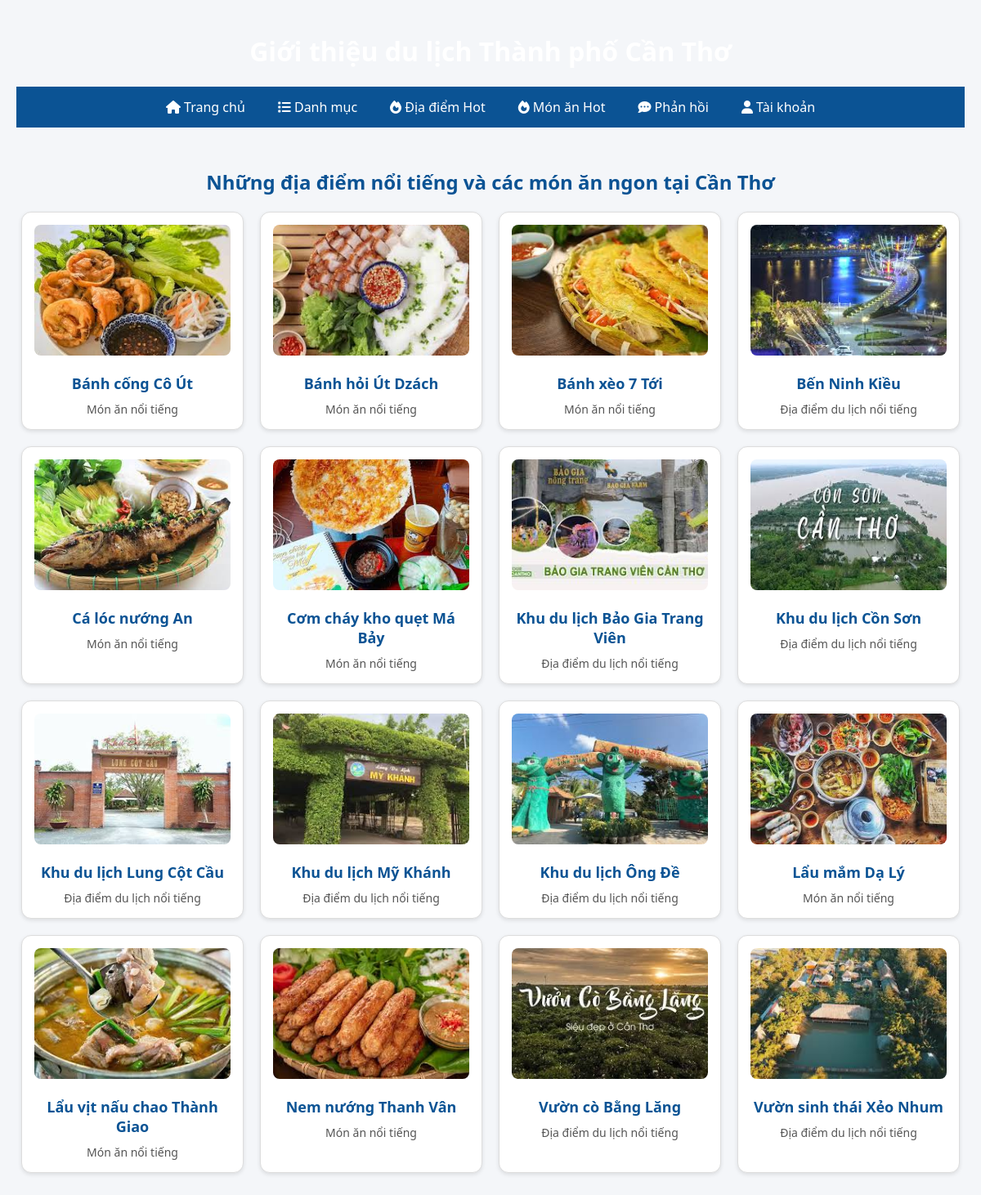
The app's page /Dulich/index.php with its own data.
### tables this page shows
CREATE TABLE `mon_an` (
  `id` int(11) NOT NULL,
  `ten` varchar(255) DEFAULT NULL,
  `mo_ta` text DEFAULT NULL,
  `mo_ta_chi_tiet` text DEFAULT NULL,
  `hinh_anh` varchar(255) DEFAULT NULL,
  `noi_bat` tinyint(1) DEFAULT 0,
  `link_map` varchar(255) DEFAULT NULL,
  `dia_chi` varchar(255) DEFAULT NULL
);

CREATE TABLE `dia_diem` (
  `id` int(11) NOT NULL,
  `ten` varchar(255) DEFAULT NULL,
  `mo_ta` text DEFAULT NULL,
  `mo_ta_chi_tiet` text DEFAULT NULL,
  `hinh_anh` varchar(255) DEFAULT NULL,
  `noi_bat` tinyint(1) DEFAULT 0,
  `link_map` varchar(255) DEFAULT NULL,
  `dia_chi` text DEFAULT NULL
);

### Dulich/trangchu.php (the view, shortened to what this page needs)
<?php
include("config.php");
include("header.php");
$data = [];
$result_diadiem = $conn->query("SELECT id, ten, mo_ta, hinh_anh, 'dia_diem' AS loai FROM dia_diem");
while ($row = $result_diadiem->fetch_assoc()) {
    $data[] = $row;
}
$result_monan = $conn->query("SELECT id, ten, mo_ta, hinh_anh, 'mon_an' AS loai FROM mon_an");
while ($row = $result_monan->fetch_assoc()) {
    $data[] = $row;
}
usort($data, function ($a, $b) {
    return strcasecmp($a['ten'], $b['ten']);
});
?>
<!DOCTYPE html>
<html lang="vi">
<head>
    <link rel="stylesheet" href="style.css">
</head>
<body>
<div class="main-content">
    <h2>Những địa điểm nổi tiếng và các món ăn ngon tại Cần Thơ</h2>
    <ul class="places-list">
        <?php foreach ($data as $row): ?>
            <li>
                <img src="<?= htmlspecialchars($row['hinh_anh']); ?>" alt="<?= htmlspecialchars($row['ten']); ?>">
                <strong><?= htmlspecialchars($row['ten']); ?></strong>
                <p><?= htmlspecialchars($row['mo_ta']); ?></p>
            </li>
        <?php endforeach; ?>
    </ul>
</div>
</body>
</html>

### Dulich/index.php (shortened to what this page needs)
<!DOCTYPE html>
<html lang="vi">
<head>
  <link rel="stylesheet" href="style.css">
</head>
<body>
    <?php include("trangchu.php"); ?>
</body>
</html>

### Dulich/header.php (shortened to what this page needs)
<!DOCTYPE html>
<html lang="vi">
<head>
  <link rel="stylesheet" href="style.css">
  <link rel="stylesheet" href="https://cdnjs.cloudflare.com/ajax/libs/font-awesome/6.7.2/css/all.min.css">
</head>
<body>
<div class="header">
  <h1>Giới thiệu du lịch Thành phố Cần Thơ</h1>
  <ul class="menu">
    <li><a href="trangchu.php"><i class="fa fa-home"></i> Trang chủ</a></li>
    <li class="dropdown">
      <a href="#"><i class="fa fa-list"></i> Danh mục</a>
    </li>
    <li><a href="hot_dia_diem.php"><i class="fa fa-fire"></i> Địa điểm Hot</a></li>
    <li><a href="hot_mon_an.php"><i class="fa fa-fire"></i> Món ăn Hot</a></li>
    <li><a href="phanhoi.php"><i class="fa fa-comment-dots"></i> Phản hồi</a></li>
    <?php if (isset($_SESSION['username'])): ?>
        <?php if ($_SESSION['role'] === 'admin'): ?>
            <li><a href="admin.php"><i class="fa fa-user"></i> Admin</a></li>
        <?php elseif ($_SESSION['role'] === 'user'): ?>
            <li><a href="user.php"><i class="fa fa-user"></i> <?php echo htmlspecialchars($_SESSION['username']); ?></a></li>
        <?php endif; ?>
        <li><a href="logout.php"><i class="fa fa-sign-out-alt"></i> Đăng xuất</a></li>
    <?php else: ?>
        <li><a href="login.php"><i class="fa fa-user"></i> Tài khoản</a></li>
    <?php endif; ?>
  </ul>
</div>

### Dulich/style.css (style rules this page uses)
body { font-family: 'Segoe UI', Tahoma, Geneva, Verdana, sans-serif; margin: 0; padding: 0; background: #f4f6f9; }
.header { background: linear-gradient(to right, #0b5394); color: white; padding: 20px; text-align: center; }
.menu { display: flex; justify-content: center; list-style: none; background-color: #0b5394; margin: 0; padding: 0; }
.menu li { position: relative; }
.menu > li > a { display: block; color: white; padding: 14px 20px; text-decoration: none; transition: background 0.3s; }
.main-content { max-width: 1200px; margin: 30px auto; padding: 0 20px; }
.main-content h2 { text-align: center; color: #0b5394; margin-bottom: 20px; }
.main-content ul { list-style: none; padding: 0; display: flex; flex-wrap: wrap; gap: 20px; justify-content: center; }
.main-content ul li { background: white; border: 1px solid #ddd; padding: 15px; width: 240px; border-radius: 12px; transition: transform 0.3s, box-shadow 0.3s; display: flex; flex-direction: column; align-items: center; }
.main-content ul li img { width: 100%; height: 160px; object-fit: cover; border-radius: 8px; margin-bottom: 12px; }
.main-content ul li strong { font-size: 18px; color: #0b5394; margin: 10px 0 5px; }
.main-content ul li p { margin: 5px 0 0; color: #555; font-size: 14px; text-align: justify; }
.places-list { display: grid; grid-template-columns: repeat(auto-fill, minmax(250px, 1fr)); gap: 20px; list-style: none; padding: 0; }
.places-list li { border: 1px solid #ddd; padding: 15px; text-align: center; border-radius: 8px; background: #fff; box-shadow: 0 2px 5px rgba(0,0,0,0.1); }
.places-list img { width: 100%; max-height: 180px; object-fit: cover; border-radius: 6px; }

### records on screen
mon_an: hinh_anh (picture), ten "Bánh cống Cô Út", mo_ta "Món ăn nổi tiếng"
mon_an: hinh_anh (picture), ten "Bánh hỏi Út Dzách", mo_ta "Món ăn nổi tiếng"
mon_an: hinh_anh (picture), ten "Bánh xèo 7 Tới", mo_ta "Món ăn nổi tiếng"
dia_diem: hinh_anh (picture), ten "Bến Ninh Kiều", mo_ta "Địa điểm du lịch nổi tiếng"
mon_an: hinh_anh (picture), ten "Cá lóc nướng An", mo_ta "Món ăn nổi tiếng"
mon_an: hinh_anh (picture), ten "Cơm cháy kho quẹt Má Bảy", mo_ta "Món ăn nổi tiếng"
dia_diem: hinh_anh (picture), ten "Khu du lịch Bảo Gia Trang Viên", mo_ta "Địa điểm du lịch nổi tiếng"
dia_diem: hinh_anh (picture), ten "Khu du lịch Cồn Sơn", mo_ta "Địa điểm du lịch nổi tiếng"
dia_diem: hinh_anh (picture), ten "Khu du lịch Lung Cột Cầu", mo_ta "Địa điểm du lịch nổi tiếng"
dia_diem: hinh_anh (picture), ten "Khu du lịch Mỹ Khánh", mo_ta "Địa điểm du lịch nổi tiếng"
dia_diem: hinh_anh (picture), ten "Khu du lịch Ông Đề", mo_ta "Địa điểm du lịch nổi tiếng"
mon_an: hinh_anh (picture), ten "Lẩu mắm Dạ Lý", mo_ta "Món ăn nổi tiếng"
mon_an: hinh_anh (picture), ten "Lẩu vịt nấu chao Thành Giao", mo_ta "Món ăn nổi tiếng"
mon_an: hinh_anh (picture), ten "Nem nướng Thanh Vân", mo_ta "Món ăn nổi tiếng"
dia_diem: hinh_anh (picture), ten "Vườn cò Bằng Lăng", mo_ta "Địa điểm du lịch nổi tiếng"
dia_diem: hinh_anh (picture), ten "Vườn sinh thái Xẻo Nhum", mo_ta "Địa điểm du lịch nổi tiếng"
